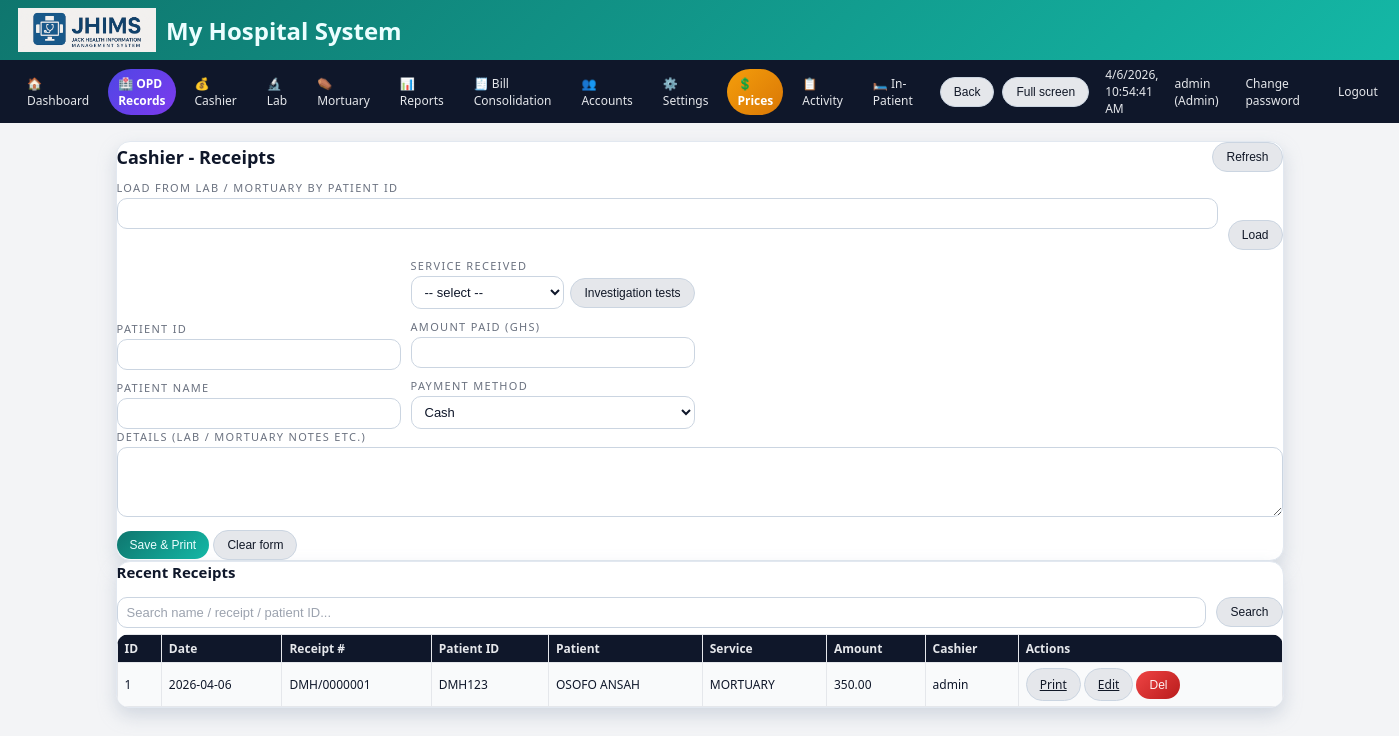
Screenshot of /cashier (signed in) with the database file from the repository.
### tables this page shows
CREATE TABLE patient_records(id INTEGER PRIMARY KEY AUTOINCREMENT,date TEXT,receipt_number TEXT,patient_id TEXT,patient_name TEXT,service_received TEXT,amount_paid REAL,amount_in_words TEXT,cashier_name TEXT,payment_method TEXT,details TEXT);

### app.py (the view, shortened to what this page needs)
@app.route("/cashier", methods=["GET", "POST"])
@login_required(role="Cashier")
def cashier():
    conn = get_db()
    c = conn.cursor()
    prefill = None
    load_pid = request.args.get("load_pid", "").strip()
    corpse_id = request.args.get("corpse_id", "").strip()
    q = request.args.get("q", "").strip()
    if q:
        c.execute(
            "SELECT * FROM patient_records "
            "WHERE patient_name LIKE ? OR receipt_number LIKE ? OR patient_id LIKE ? "
            "ORDER BY id DESC LIMIT 100",
            (f"%{q}%", f"%{q}%", f"%{q}%"),
        )
    else:
        c.execute("SELECT * FROM patient_records ORDER BY id DESC LIMIT 50")
    rows = c.fetchall()
    conn.close()
    return render_template("cashier.html", rows=rows, q=q, prefill=prefill)

### app.py (called while the page is built)
def get_db():
    conn = sqlite3.connect(DB_PATH)
    conn.row_factory = sqlite3.Row
    return conn

@app.context_processor
def inject_hospital():
    return dict(hospital=get_hospital())

def get_hospital():
    conn = get_db()
    c = conn.cursor()
    c.execute("SELECT * FROM hospital_settings LIMIT 1")
    data = c.fetchone()
    conn.close()
    return data

def login_required(role=None):
    def deco(f):
        @wraps(f)
        def wrapper(*args, **kwargs):
            if "user" not in session:
                return redirect(url_for("login"))
            if role and session.get("role") not in (role, "Admin"):
                flash("Access denied for your role.", "danger")
                return redirect(url_for("dashboard"))
            return f(*args, **kwargs)
        return wrapper
    return deco

@app.before_request
def startup():
    global _db_initialized
    if not _db_initialized:
        init_db()
        _db_initialized = True

@app.context_processor
def inject_globals():
    conn = get_db()
    c = conn.cursor()
    c.execute("SELECT name, insured_price, non_insured_price FROM lab_test_prices ORDER BY name")
    tests = c.fetchall()
    c.execute("SELECT name FROM services ORDER BY name")
    services = [r["name"] for r in c.fetchall()]
    conn.close()
    return dict(
        APP_NAME=APP_NAME,
        HOSPITAL_NAME=HOSPITAL_NAME,
        HOSPITAL_ADDRESS=HOSPITAL_ADDRESS,
        HOSPITAL_PHONE=HOSPITAL_PHONE,
        POWERED_BY=POWERED_BY,
        LAB_TESTS=tests,
        SERVICES=services,
        now=datetime.now,
    )

### templates/cashier.html (shortened to what this page needs)
{% extends "base.html" %}
{% block content %}
<div class="card">
  <div style="display:flex;justify-content:space-between;align-items:center;">
    <h2 style="margin:0;">Cashier - Receipts</h2>
    <div class="no-print">
      <button class="btn btn-secondary" type="button" onclick="location.reload()">Refresh</button>
    </div>
  </div>
  <form method="get" class="no-print" style="margin-top:8px;margin-bottom:8px;">
    <div class="row">
      <div class="col">
        <label>Load from Lab / Mortuary by Patient ID</label>
        <input type="text" name="load_pid" value="{{ request.args.get('load_pid','') }}">
      </div>
      <div>
        <label>&nbsp;</label><br>
        <button class="btn btn-secondary" type="submit">Load</button>
      </div>
    </div>
  </form>
  <form method="post" class="no-print">
    <div class="cashier-grid">
    <div class="row">
      <div class="col">
        <label>Patient ID</label>
        <input type="text" name="patient_id" value="{{ prefill.patient_id if prefill else '' }}">
      </div>
      <div class="col">
        <label>Patient Name</label>
        <input type="text" name="patient_name" required value="{{ prefill.patient_name if prefill else '' }}">
      </div>
    </div>
    <div class="row">
      <div class="col">
        <label>Service Received</label>
        <div style="display:flex;gap:6px;align-items:center;">
          <select name="service_received" required onchange="inv_onServiceChange(this)">
            <option value="">-- select --</option>
          </select>
          <button class="btn btn-secondary" type="button" onclick="inv_openModal()">Investigation tests</button>
        </div>
      </div>
      <div class="col">
        <label>Amount Paid (GHS)</label>
        <input type="number" step="0.01" name="amount_paid" required value="{{ prefill.amount_paid if prefill else '' }}">
      </div>
      <div class="col">
        <label>Payment Method</label>
        <select name="payment_method">
          <option>Cash</option>
        </select>
      </div>
    </div>
    </div>
    <div>
      <label>Details (lab / mortuary notes etc.)</label>
      <textarea name="details">{{ prefill.details if prefill else '' }}</textarea>
    </div>
    <div style="margin-top:8px;">
      <button class="btn btn-primary" type="submit">Save &amp; Print</button>
      <button class="btn btn-secondary" type="reset">Clear form</button>
    </div>
  </form>
</div>
<div class="card no-print">
  <h3>Recent Receipts</h3>
  <form method="get" style="margin-bottom:6px;">
    <div class="row">
      <div class="col">
        <input type="text" name="q" placeholder="Search name / receipt / patient ID..." value="{{ q }}">
      </div>
      <div><button class="btn btn-secondary" type="submit">Search</button></div>
    </div>
  </form>
  <table>
    <thead>
      <tr>
        <th>ID</th><th>Date</th><th>Receipt #</th><th>Patient ID</th><th>Patient</th><th>Service</th><th>Amount</th><th>Cashier</th><th>Actions</th>
      </tr>
    </thead>
    <tbody>
      {% for r in rows %}
      <tr>
        <td>{{ r.id }}</td>
        <td>{{ r.date }}</td>
        <td>{{ r.receipt_number }}</td>
        <td>{{ r.patient_id }}</td>
        <td>{{ r.patient_name }}</td>
        <td>{{ r.service_received }}</td>
        <td>{{ '%.2f'|format(r.amount_paid or 0) }}</td>
        <td>{{ r.cashier_name }}</td>
        <td>
          <a class="btn btn-secondary" href="{{ url_for('receipt_view', rec_id=r.id) }}" target="_blank">Print</a>
          {% if session.get('role') == 'Admin' %}
          <a class="btn btn-secondary" href="{{ url_for('edit_receipt', rec_id=r.id) }}">Edit</a>
          <form method="post" action="{{ url_for('delete_receipt', rec_id=r.id) }}" style="display:inline;">
            <button class="btn btn-danger" type="submit" onclick="return confirm('Delete receipt?')">Del</button>
          </form>
          {% endif %}
        </td>
      </tr>
      {% endfor %}
    </tbody>
  </table>
</div>
{% endblock %}

### templates/base.html (shortened to what this page needs)
<!doctype html>
<html>
  <head>
  </head>
  <body class="theme-{{ THEME|default('light') }}">
    <header>
      <img src="{{ url_for('static', filename='jhims_logo.png') }}" alt="JHIMS" onerror="this.style.display='none'">
      <div style="display:flex; align-items:center; gap:10px;">
    <div>
        <h2 style="margin:0;">
            {{ hospital.hospital_name or "My Hospital System" }}
        </h2>
    </div>
</div>
    </header>
    {% if session.get('user') %}
    <nav class="no-print">
      <a href="{{ url_for('dashboard') }}">🏠 Dashboard</a>
      {% if session.get('role') in ['Admin','Records'] %}<a href="{{ url_for('records') }}" style="background:linear-gradient(135deg,#4f46e5,#7c3aed);color:#fff;font-weight:700;border:none;">🏥 OPD Records</a>{% endif %}
      <a href="{{ url_for('cashier') }}">💰 Cashier</a>
      <a href="{{ url_for('lab') }}">🔬 Lab</a>
      <a href="{{ url_for('mortuary') }}">⚰️ Mortuary</a>
      <a href="{{ url_for('reports_home') }}">📊 Reports</a>
      {% if session.get('role') in ['Admin','Cashier'] %}<a href="{{ url_for('bill_consolidation') }}">🧾 Bill Consolidation</a>{% endif %}
      {% if session.get('role') == 'Admin' %}
      <a href="{{ url_for('manage_users') }}">👥 Accounts</a>
      <a href="{{ url_for('settings') }}">⚙️ Settings</a>
      <a href="{{ url_for('admin_price_settings') }}" style="background:linear-gradient(135deg,#f59e0b,#d97706);color:#fff;font-weight:700;border:none;">💲 Prices</a>
      <a href="{{ url_for('activity_log') }}">📋 Activity</a>
      <a href="/ipd">🛏️ In-Patient</a>
      {% endif %}
      <button class="btn btn-secondary" type="button" onclick="goBack()">Back</button>
      <button class="btn btn-secondary" type="button" onclick="enterFullscreen()">Full screen</button>
      <span style="font-size:12px;margin-left:8px;" id="clock"></span>
      <span style="font-size:12px;margin-left:8px;">{{ session.get('user') }} ({{ session.get('role') }})</span>
      <a href="{{ url_for('change_password') }}" style="font-size:12px;margin-left:8px;">Change password</a>
      <a href="{{ url_for('logout') }}" style="font-size:12px;margin-left:8px;">Logout</a>
    </nav>
    {% endif %}
    <div class="container">
      {% block content %}{% endblock %}
    </div>
  </body>
</html>

### templates/base.html (style rules this page uses)
:root { --accent:#0f766e; --accent-strong:#0d9488; --accent-soft:#a7f3d0; --danger:#b91c1c; --border-soft:#e2e8f0; --bg-light:#f3f4f6; --bg-card:#ffffff; --text-main:#0f172a; --text-muted:#6b7280; }
* { box-sizing:border-box; }
body { margin:0; font-family:system-ui,-apple-system,BlinkMacSystemFont,"Segoe UI",sans-serif; }
body.theme-light { background:var(--bg-light); color:var(--text-main); }
body.theme-light header { background:linear-gradient(135deg,#0f766e,#14b8a6); color:#ecfeff; box-shadow:0 8px 20px rgba(15,118,110,.45); }
body.theme-light nav { background:#0f172a; color:#e5e7eb; }
body.theme-light .card { background:var(--bg-card); border-radius:14px; border:1px solid var(--border-soft); box-shadow:0 8px 18px rgba(148,163,184,.35); }
body.theme-light table { background:#f9fafb; }
body.theme-light th { background:#0f172a; color:#e5e7eb; }
header { padding:8px 18px; display:flex; align-items:center; gap:10px; }
header img { height:44px; }
nav { padding:6px 16px; display:flex; align-items:center; gap:8px; }
nav a { color:#e5e7eb; text-decoration:none; font-size:12px; padding:6px 10px; border-radius:999px; border:1px solid transparent; transition:.16s ease; }
.container { max-width:1200px; margin:18px auto 40px auto; padding:0 16px; }
.card h2 { margin-top:0; font-size:18px; }
.card h3 { margin-top:0; font-size:15px; }
input[type=text], input[type=password], input[type=number], input[type=date], select, textarea { width:100%; padding:7px 9px; border-radius:10px; border:1px solid #cbd5e1; font-size:13px; background:#ffffff; color:#0f172a; outline:none; transition:.15s border-color,.15s box-shadow,.15s background; }
textarea { min-height:70px;resize:vertical; }
input::placeholder,textarea::placeholder { color:#9ca3af; }
label { display:block; font-size:11px; margin-bottom:3px; color:#6b7280; text-transform:uppercase; letter-spacing:.12em; }
.row { display:flex;gap:10px;flex-wrap:wrap; }
.col { flex:1;min-width:180px; }
.btn { display:inline-flex; align-items:center; justify-content:center; gap:5px; padding:7px 13px; border-radius:999px; border:none; font-size:12px; font-weight:500; cursor:pointer; white-space:nowrap; transition:.16s transform,.16s box-shadow,.16s background; }
.btn-primary { background:linear-gradient(135deg,#0f766e,#14b8a6); color:#ecfeff; }
.btn-secondary { background:#e5e7eb; color:#111827; border:1px solid #cbd5e1; }
.btn-danger { background:linear-gradient(135deg,#ef4444,#b91c1c); color:#fef2f2; }
table { width:100%; border-collapse:collapse; font-size:12px; border-radius:12px; overflow:hidden; }

### templates/cashier.html (style rules this page uses)
.cashier-grid { display:grid;grid-template-columns:repeat(4,minmax(160px,1fr));gap:10px;align-items:flex-end; }

### rows the page displays
patient_records: get "admin", get "Admin", id "1", date "2026-04-06", receipt_number "DMH/0000001", patient_id "DMH123", patient_name "OSOFO ANSAH", service_received "MORTUARY", amount_paid "350.00", cashier_name "admin"

### other values shown
{{ hospital.hospital_name or "My Hospital System" }} "My Hospital System"
